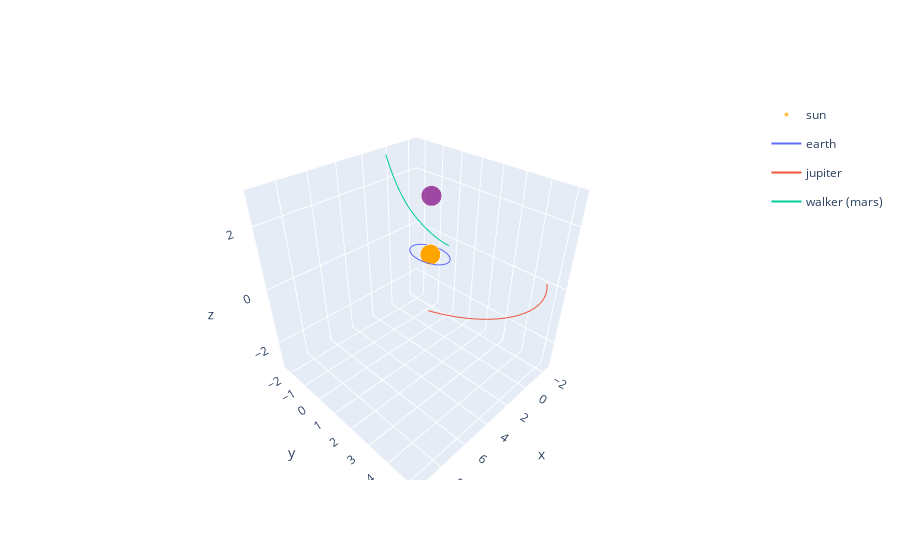

Write notebook code for a chart like this one.
### Markdown cell above
If a custom `action` (a `tf.constant` in this case) is used, it has to has
shape $(1\times 3)$. There must be a "batch"-dimension when using 
`TFPyEnvironment`s.

### Code cell
plotter = src.Plotter(env = tf_env)
plotter.draw("3d")

### Figure 1 — Plotly figure (JSON) as saved in the notebook; plotly's stock layout.template omitted (floating-point values rounded to 4 significant figures; data arrays with more than 128 entries replaced by an {"elided": "..."} marker saying what was removed)
{"data": [{"hovertemplate": "body=sun<br>x=%{x}<br>y=%{y}<br>z=%{z}<br>size=%{marker.size}<extra></extra>", "legendgroup": "sun", "marker": {"color": "orange", "size": {"elided": "1001 int values"}, "sizemode": "area", "sizeref": 0.0125, "symbol": "circle"}, "mode": "markers", "name": "sun", "scene": "scene", "showlegend": true, "type": "scatter3d", "x": {"elided": "1001 float values"}, "y": {"elided": "1001 float values"}, "z": {"elided": "1001 float values"}}, {"hovertemplate": "x=%{x}<br>y=%{y}<br>z=%{z}<br>size=%{marker.size}<extra></extra>", "legendgroup": "", "marker": {"color": "purple", "size": [1], "sizemode": "area", "sizeref": 0.0025, "symbol": "circle"}, "mode": "markers", "name": "", "scene": "scene", "showlegend": false, "type": "scatter3d", "x": [0], "y": [0], "z": [2]}, {"hovertemplate": "body=earth<br>x=%{x}<br>y=%{y}<br>z=%{z}<extra></extra>", "legendgroup": "earth", "line": {"color": "#636efa", "dash": "solid"}, "marker": {"symbol": "circle"}, "mode": "lines", "name": "earth", "scene": "scene", "showlegend": true, "type": "scatter3d", "x": {"elided": "1001 float values"}, "y": {"elided": "1001 float values"}, "z": {"elided": "1001 float values"}}, {"hovertemplate": "body=jupiter<br>x=%{x}<br>y=%{y}<br>z=%{z}<extra></extra>", "legendgroup": "jupiter", "line": {"color": "#EF553B", "dash": "solid"}, "marker": {"symbol": "circle"}, "mode": "lines", "name": "jupiter", "scene": "scene", "showlegend": true, "type": "scatter3d", "x": {"elided": "1001 float values"}, "y": {"elided": "1001 float values"}, "z": {"elided": "1001 float values"}}, {"hovertemplate": "body=walker (mars)<br>x=%{x}<br>y=%{y}<br>z=%{z}<extra></extra>", "legendgroup": "walker (mars)", "line": {"color": "#00cc96", "dash": "solid"}, "marker": {"symbol": "circle"}, "mode": "lines", "name": "walker (mars)", "scene": "scene", "showlegend": true, "type": "scatter3d", "x": {"elided": "1001 float values"}, "y": {"elided": "1001 float values"}, "z": {"elided": "1001 float values"}}], "layout": {"scene": {"zaxis": {"nticks": 4, "range": [-3, 3]}}}}
